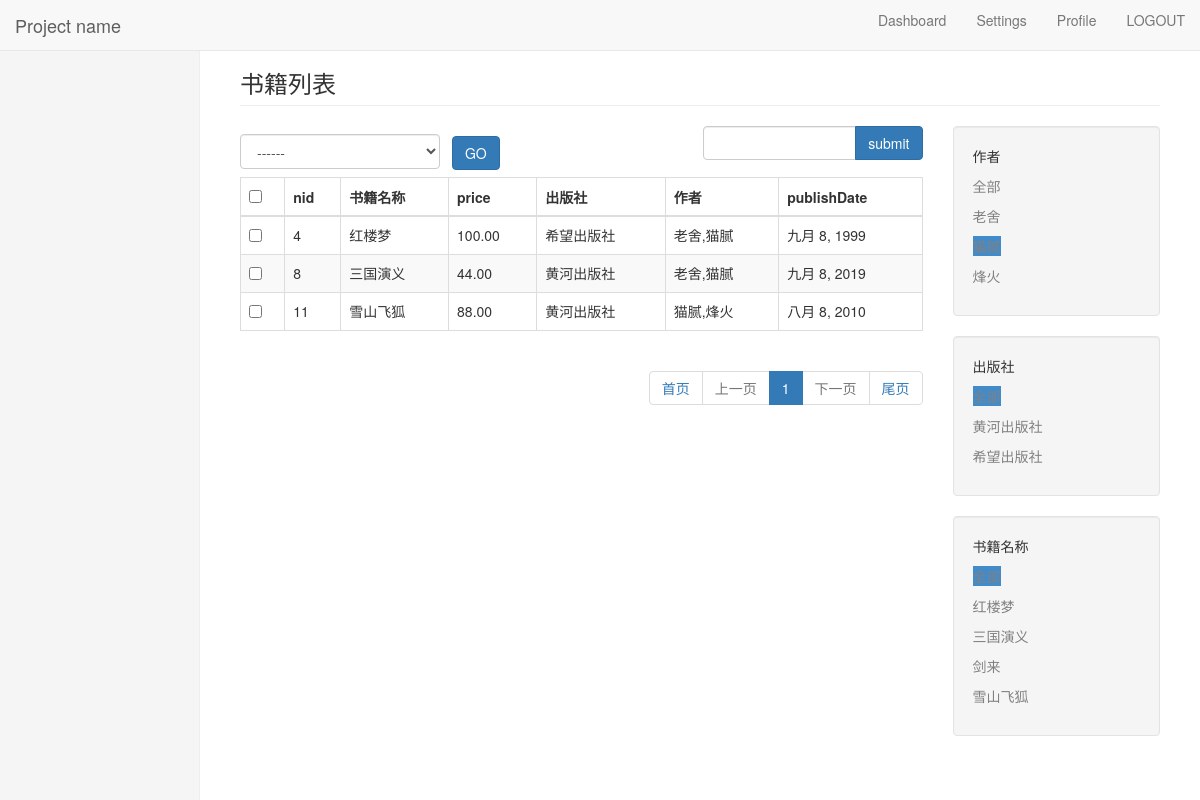
/stark/app02/book/?authors=2 (signed in), run on the app's committed database.
### app02/models.py (models this page shows, shortened)
class Publish(models.Model):
    nid = models.AutoField(primary_key=True)
    name = models.CharField(max_length=32)
    city = models.CharField(max_length=32)
    email = models.EmailField()
    def __str__(self):
        return self.name

class Book(models.Model):
    nid = models.AutoField(primary_key=True)
    title = models.CharField(max_length=32, verbose_name='书籍名称')
    publishDate = models.DateField()
    price = models.DecimalField(max_digits=5, decimal_places=2)
    publish = models.ForeignKey(to="Publish", to_field="nid", on_delete=models.CASCADE, verbose_name='出版社')
    authors = models.ManyToManyField(to='Author', verbose_name='作者')
    class Meta:
        verbose_name='书籍列表'

### stark/service/stark.py (the view, shortened to what this page needs)
    def list_view(self, request):
        search_connection = self.get_search_condition(request)
        filter_condition = self.get_filter_condition(request)
        data_list = self.model.objects.all().filter(search_connection).filter(filter_condition)
        show_list = ShowList(self, data_list, request)
        add_url = self.get_add_url()
        models_name = self.model._meta.model_name.upper()
        return render(request, "list_view.html", locals())

### app02/models.py (called while the page is built)
    def __str__(self):
        return self.name

### app02/stark.py (called while the page is built)
    def title(self, obj=None, header=False):
        if header:
            return '书籍名称'
        else:
            return  obj.title

### rbac/service/rbac.py (called while the page is built, shortened)
    def process_request(self, request):
        current_path = request.path_info
        valid_url_list = ['/login/', '/logout/', '/reg/', '/admin/.*']
        for valid_url in valid_url_list:
            ret = re.match(valid_url, current_path)
            if ret:
                return None
        user_id = request.session.get('user_id', None)
        user_name = request.session.get('user_name', None)
        if not user_id:
            _url = '/login/?path=%s' % (request.path_info)
            return redirect(_url)
        permission_dict = request.session.get('permission_dict', {})
        print('==============')
        print(permission_dict)
        flag = False
        if user_name == 'admin':
            request.actions = []
            return None
        if not flag:
            return HttpResponse("没有访问权限")

### rbac/templatetags/my_tags.py (called while the page is built)
@register.inclusion_tag('rbac/menu.html')
def get_menu(request):
    menu_permission_list = request.session.get("menu_permission_list")
    print(menu_permission_list)
    print(request.path)
    return {"menu_permission_list": menu_permission_list,"request_path":request.path}

### stark/service/stark.py (called while the page is built)
    def get_header(self):
        head_list = []
        _list_display = self.config.new_list_play(self.request)
        for field in self.config.new_list_play(self.request):
            if callable(field):
                val = field(self, header=True)
                head_list.append(val)
            else:
                if field == "__str__":
                    head_list.append(self.config.model._meta.model_name.upper())
                else:
                    val = self.config.model._meta.get_field(field).verbose_name
                    head_list.append(val)
        return head_list

    def get_action_list(self):
        temp = []
        for action in self.actions:
            temp.append(
                {
                    'name': action.__name__,
                    'desc': action.short_description
                }
            )
        return temp

    def get_model_name(self):
        return self.config.model._meta.verbose_name

    def new_actions(self):
        temp = []
        temp.append(ModelStark.patch_delete)
        temp.extend(self.actions)
        return temp

### stark/utils/page.py (called while the page is built)
    @property
    def start(self):
        return (self.current_page - 1) * self.per_page_num

### stark/templates/list_view.html (shortened to what this page needs)
{% extends 'base.html' %}
{% block content %}
    <div class="col-md-9 ">
        {% if show_list.config.search_fields %}
            <form action="" method="get" class="pull-right">
                <div class="input-group" style="width: 220px">
                    <input type="text" class="form-control" name="q" value="{{ show_list.config.keyword }}">
                    <span class="input-group-btn">
                        <button class="btn btn-primary">submit</button>
                            </span>
                </div>
            </form>
        {% endif %}
        <form action="" method="post">
            <select name="action" id="" class="form-control"
                    style="display:inline-block;width: 200px;margin: 8px 8px 8px 0px;height: 35px;vertical-align: -2px">
                <option value="">------</option>
            </select>
            <button type="submit" class="btn btn-primary">GO</button>
            <table class="table table-bordered table-striped">
                <thead>
                <tr>
                    {% for item in show_list.get_header %}
                        <th>{{ item }}</th>
                    {% endfor %}
                </tr>
                </thead>
                <tbody>
                <tr>
                    {% for data in show_list.get_body %}
                        <tr>
                            {% for item in data %}
                                <td>{{ item }}</td>
                            {% endfor %}
                        </tr>
                    {% endfor %}
                </tr>
                </tbody>
            </table>
            <nav>
                <ul class="pagination  pull-right">
                    {{ show_list.pagination.page_html|safe }}
                </ul>
            </nav>
        </form>
    </div>
    <div class="col-md-3">
        <div class="filter">
            {% for filter_field, linktags in show_list.get_filter_linktags.items %}
                <div class="well">
                    <p>{{ filter_field.upper }}</p>
                    {% for link in linktags %}
                        <p>{{ link|safe }}</p>
                    {% endfor %}
                </div>
            {% endfor %}
        </div>
    </div>
{% endblock %}

### stark/static/css/base.css (style rules this page uses)
.active { background-color: #428bca; }

### stark/templates/list_view.html (style rules this page uses)
.filter a { text-decoration: none; color: grey; }

### data on the page
Publish: data "4" "老舍,猫腻", name "希望出版社"
Book: data "红楼梦" "100.00" "九月 8, 1999"
Publish: data "8" "老舍,猫腻" "11" "猫腻,烽火", name "黄河出版社"
Book: data "三国演义" "44.00" "九月 8, 2019"
Book: data "雪山飞狐" "88.00" "八月 8, 2010"

### other printed values
{{ show_list.get_model_name }} "书籍列表"
{{ item }} "nid" "书籍名称" "price" "出版社" "作者" "publishDate"
{{ show_list.pagination.page_html|safe }} "首页 上一页 1 下一页 尾页"
{{ filter_field.upper }} "作者" "出版社" "书籍名称"
{{ link|safe }} "全部" "老舍" "猫腻" "烽火" "全部" "黄河出版社" "希望出版社" "全部" "红楼梦" "三国演义" "剑来" "雪山飞狐"
